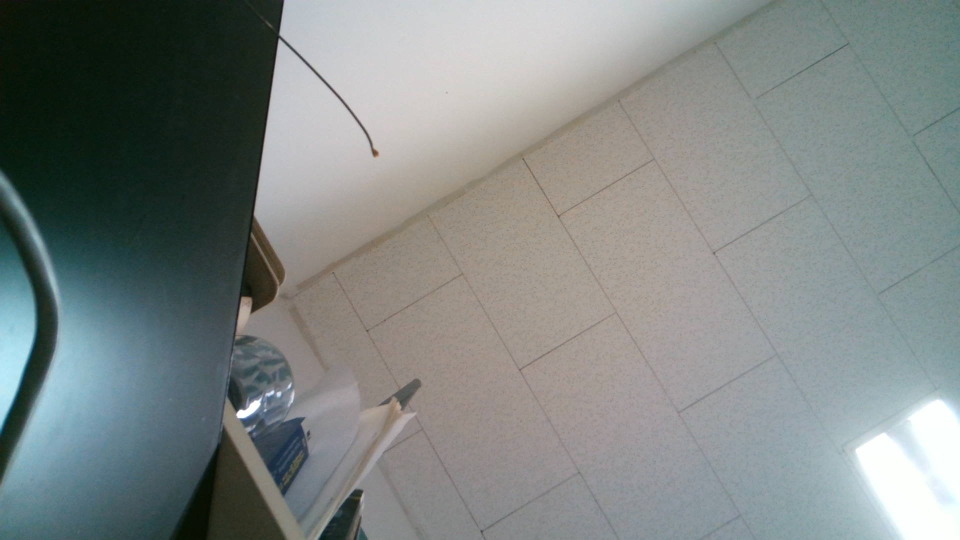
#> input picture figure/1.jpg, 1920 x 1080 px (shown at 1/2 size)
$ python FMT_test.py
#> lines starting #> are read from the running program, lines starting #| are printed output that depends on the picture; after the words box and inside, x2 and y2 are one past the last pixel; in counts of white or black regions, pixels touching at a corner belong together
import cv2, script
import numpy as np

img1 = cv2.imread("figure/1.jpg")
#> img1 is the input picture: shape (1080, 1920, 3); mean B, G, R 132.1, 133.8, 127.2
img_gray = cv2.cvtColor(img1, cv2.COLOR_BGR2GRAY)
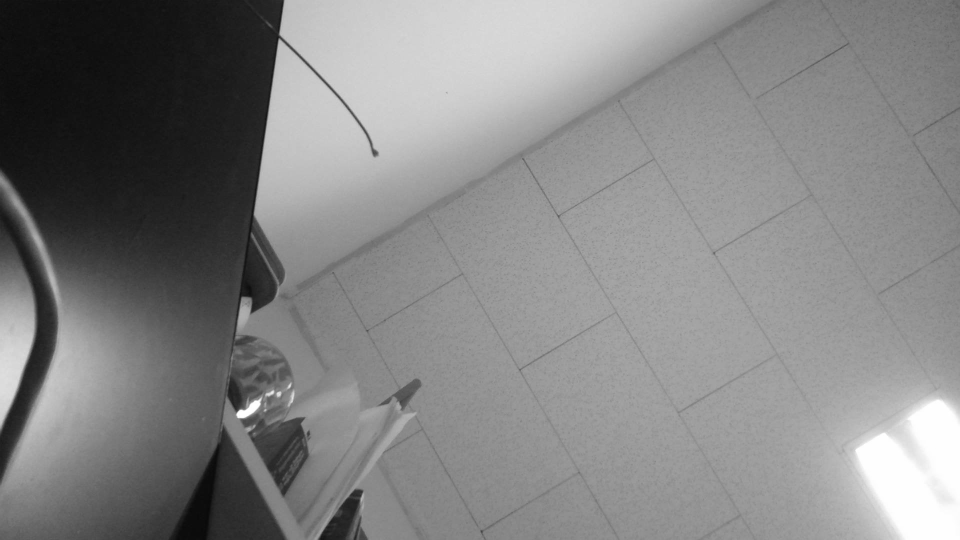
#> img_gray: shape (1080, 1920) (shown at 1/2 size); min 7, max 255, mean 131.6
img2 = cv2.imread("figure/2.jpg", 0)
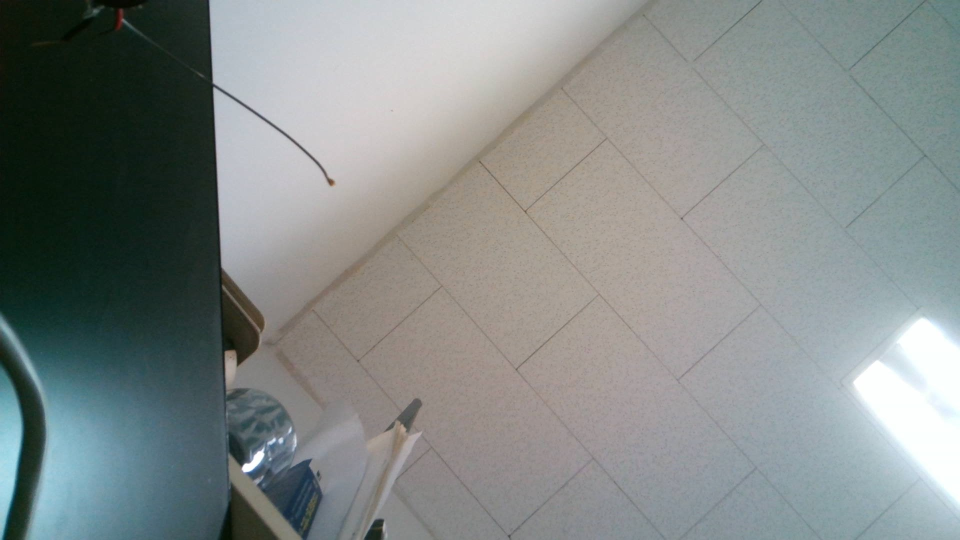
#> input picture figure/2.jpg, 1920 x 1080 px (shown at 1/2 size)
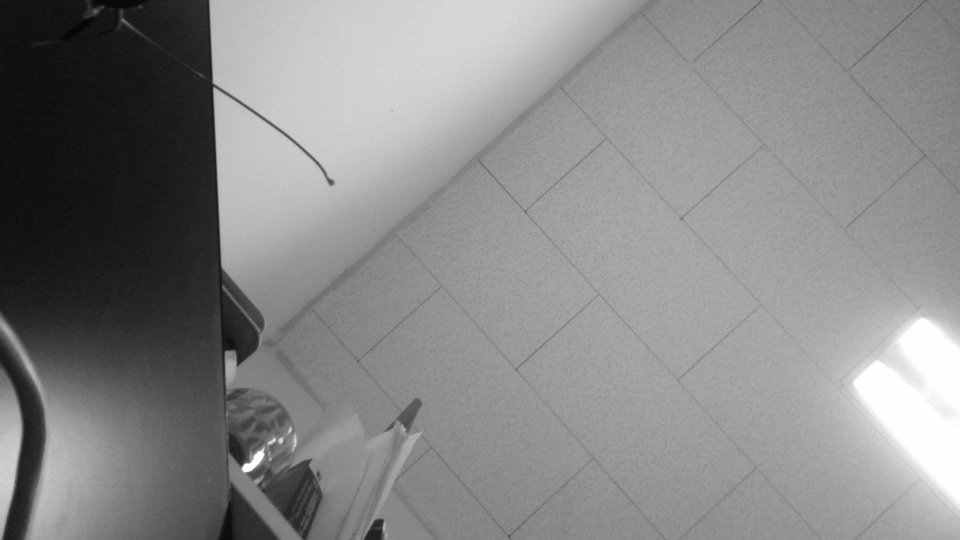
#> img2: shape (1080, 1920) (shown at 1/2 size); min 4, max 255, mean 135.2
w, h = img2.shape[::-1]
#> w = 1920; h = 1080
print("width: %d, height: %d" % (w, h))
#| width: 1920, height: 1080
croplen = min(w, h) // 2
#> croplen = 540
cropped = img2[h//2-croplen//2:h//2+croplen//2, w//2-croplen//2:w//2+croplen//2]
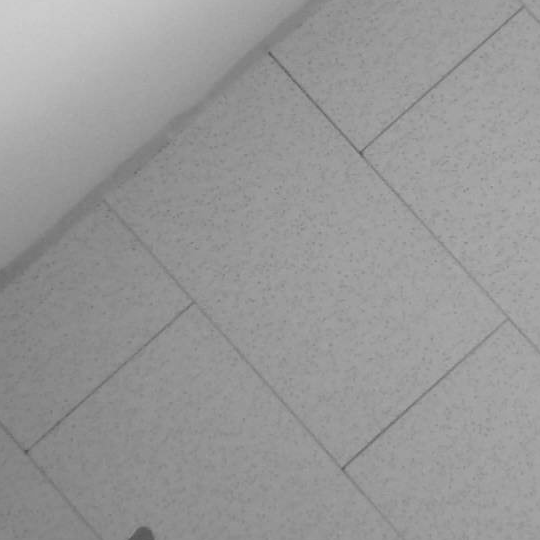
#> cropped: shape (540, 540); min 81, max 206, mean 152.3
print("cropped.shape:", cropped.shape)
#| cropped.shape: (540, 540)

cv2.namedWindow("show",0)
cv2.resizeWindow("show", 960, 540)
# cv2.imshow('show', cropped)
# cv2.waitKey(0)

res = cv2.matchTemplate(img_gray, cropped, cv2.TM_CCOEFF_NORMED)
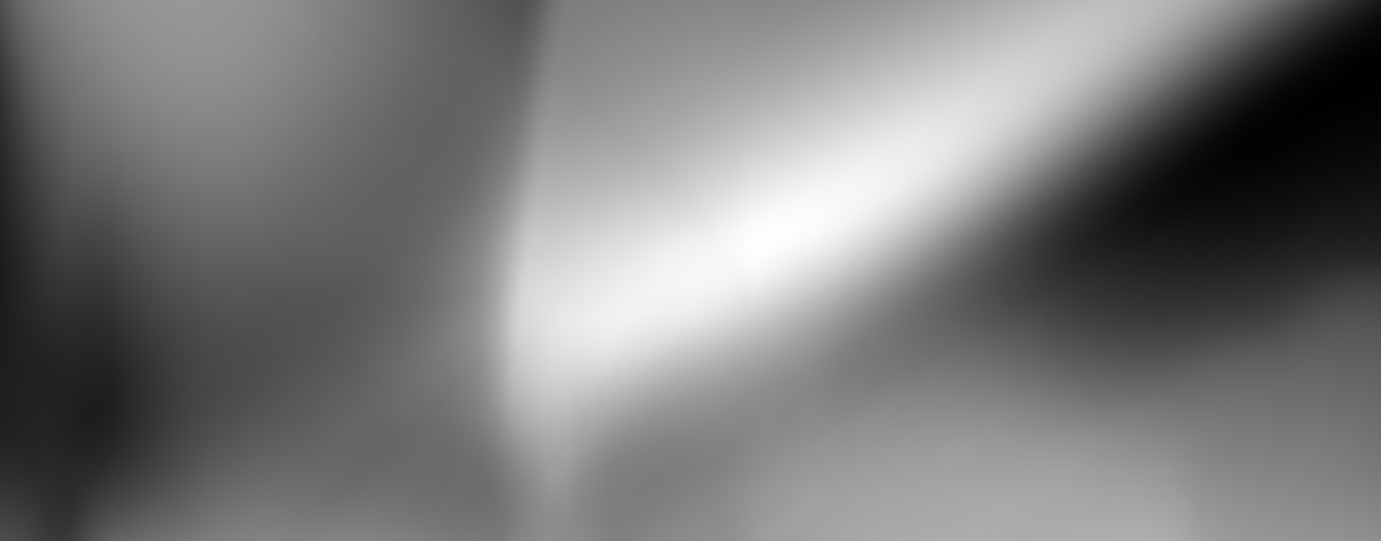
#> res: shape (541, 1381) float32; min -0.547, max 0.818, mean 0.11; drawn with min black and max white
threshold = 0.8
loc = np.where( res >= threshold)
#> loc = 1835 positions, rows 213 to 260, columns 743 to 813

for pt in zip(*loc[::-1]):
	cv2.rectangle(img1, pt, (pt[0] + croplen, pt[1] + croplen), (7,249,151), 2)
#> this loop made 1835 passes
#> pt on passes 1 to 3: (805, 213), (806, 213), (807, 213)
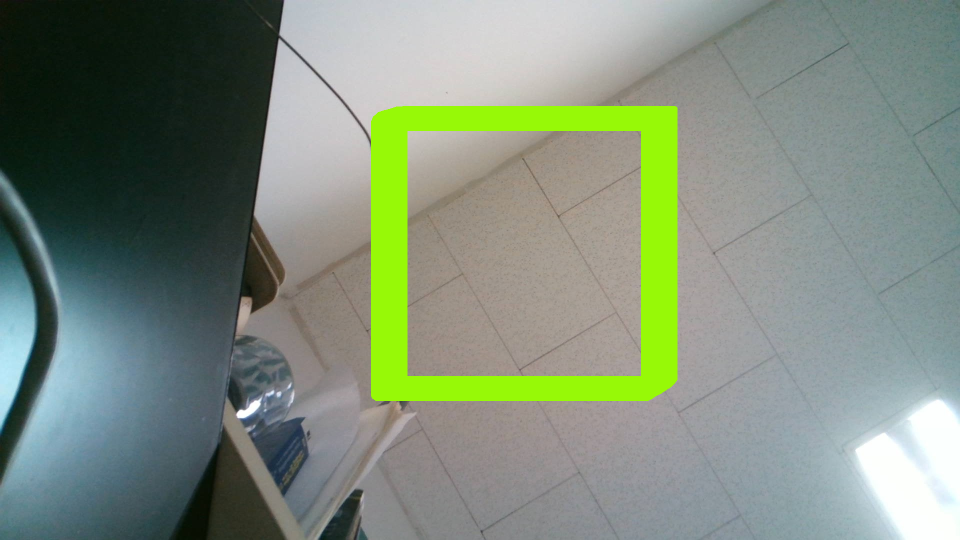
#> img1: shape (1080, 1920, 3) (shown at 1/2 size); 6.33% of pixels changed, all inside (x1, y1, x2, y2) = (742, 212, 1355, 802)

cv2.imshow('show', img1)
cv2.waitKey(0)
